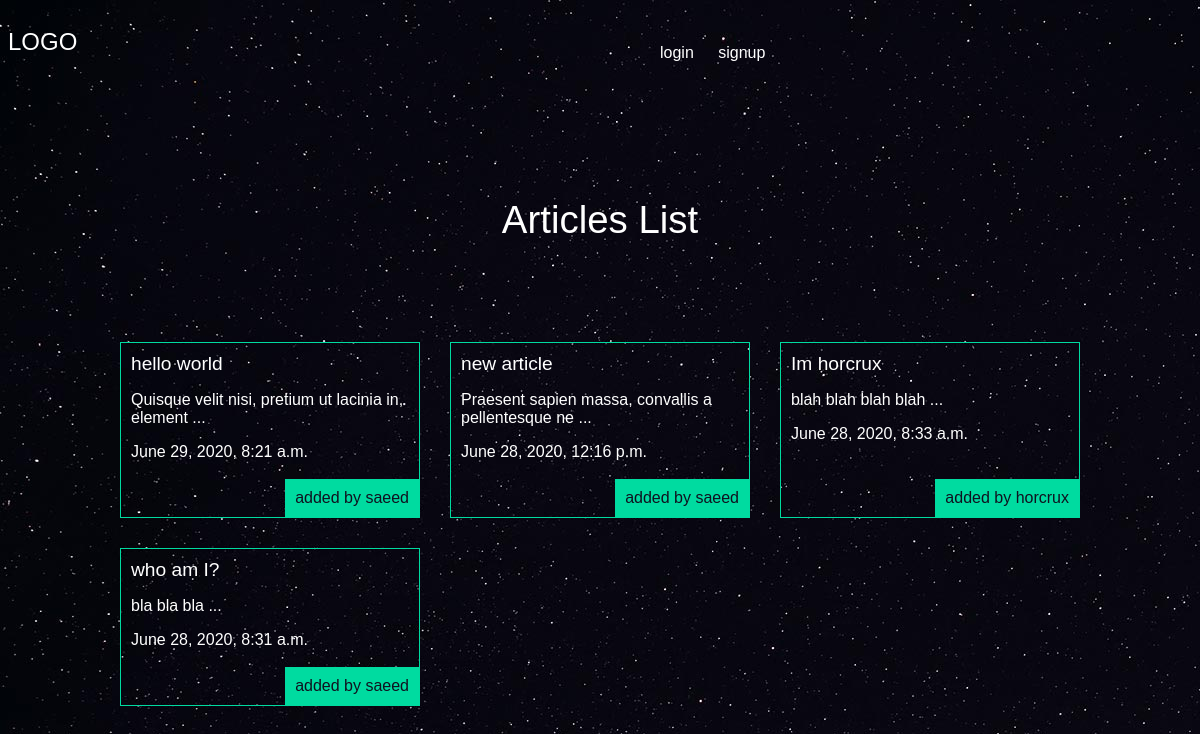
The app's page /articles/ with its own data.
### articles/models.py (models this page shows, shortened)
class Article(models.Model):
    title = models.CharField(max_length = 100)
    slug = models.SlugField()
    body = models.TextField()
    date = models.DateTimeField(auto_now_add = True)
    image = models.ImageField(default='default.jpg',blank=True)
    author = models.ForeignKey(User,default=None,on_delete=models.CASCADE)
    def snippet(self):
        return self.body[:50] + ' ...'

### articles/views.py (the view)
# urls.py: path('', views.articles_list, name="list"),
def articles_list(request):
    articles = models.Article.objects.all().order_by('-date')
    args = {'articles':articles}
    return render(request, 'articles/articleslist.html', args)

### articles/templates/articles/articleslist.html (shortened to what this page needs)
{%extends 'base.html'%}
{%block content%}
  <h1>Articles List</h1>
<div class="articles">
  {% for article in articles %}
  <div class="article">
    <h2><a href="{% url 'articles:detail' slug=article.slug %}">{{article.title}}</a></h2>
    <p>{{article.snippet}}</p>
    <p>{{article.date}}</p>
    <p class="author">added by {{article.author.username}}</p>
  </div>
  {% endfor %}
</div>
{%endblock%}

### templates/base.html (shortened to what this page needs)
{% load static %}
<!DOCTYPE html>
<html lang="en" dir="ltr">
  <head>
    <link rel="stylesheet" href="{% static 'styles.css' %}">
  </head>
  <body>
  <header>
    <h2><a href="{% url 'articles:list' %}">LOGO</a></h2>
    <nav>
      <ul>
        {% if user.is_authenticated %}
        <li>
          <form class="logout-link" action="{% url 'accounts:logout' %}" method="post">
            {% csrf_token %}
            <button type="submit">logout</button>
          </form>
        </li>
        <li>
          <a class="highlight" href="{% url 'articles:create' %}">create new article</a>
        </li>
        {% else %}
        <li>
          <a href="{% url 'accounts:login' %}">login</a>
        </li>
        <li>
          <a href="{% url 'accounts:signup' %}">signup</a>
        </li>
        {% endif %}
      </ul>
    </nav>
  </header>
    <div class="wrapper">
    {% block content %}
    {%endblock%}
      </div>
  </body>
</html>

### assets/styles.css (style rules this page uses)
body { background-color: #0f121f; background-image: url(stars.jpg); background-repeat-y:no-repeat; background-attachment: fixed; color:#fff; }
body * { font-family:arial; }
h1,h2,h3,h4,h5 { font-weight:normal; margin:0; }
a,a:hover,a:visited { color:#fff; text-decoration:none; }
.wrapper { max-width:960px; margin:0 auto; }
div.wrapper h1 { text-align:center; margin:100px auto; font-size:2.4em; }
header { display:grid; grid-template-columns:1fr 1fr; padding:20px 0; }
nav li { display:inline-block; margin-left:20px; }
.articles { display:grid; grid-template-columns:1fr 1fr 1fr; grid-gap:30px; }
.article { padding:10px; border:1px solid #00dba0; position:relative; padding-bottom:40px; }
.article h2 { font-size:1.2em; }
.article .author { padding:10px; background-color:#00dba0; position:absolute; right:0; bottom:0; margin:0; color:#0f121f; }

### records on screen
Article: title "hello world", snippet "Quisque velit nisi, pretium ut lacinia in, element ...", date "June 29, 2020, 8:21 a.m.", author.username "saeed"
Article: title "new article", snippet "Praesent sapien massa, convallis a pellentesque ne ...", date "June 28, 2020, 12:16 p.m.", author.username "saeed"
Article: title "Im horcrux", snippet "blah blah blah blah ...", date "June 28, 2020, 8:33 a.m.", author.username "horcrux"
Article: title "who am I?", snippet "bla bla bla ...", date "June 28, 2020, 8:31 a.m.", author.username "saeed"
